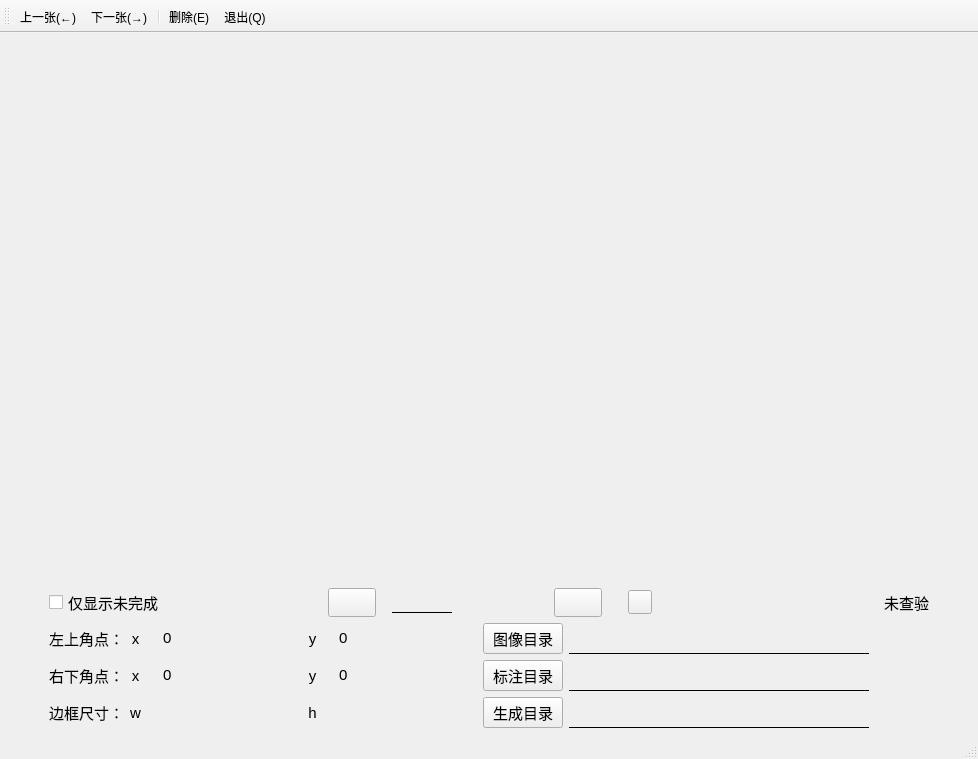
<?xml version="1.0" encoding="UTF-8"?>
<ui version="4.0">
 <class>MainWindow</class>
 <widget class="QMainWindow" name="MainWindow">
  <property name="geometry">
   <rect>
    <x>0</x>
    <y>0</y>
    <width>978</width>
    <height>756</height>
   </rect>
  </property>
  <property name="windowTitle">
   <string>MainWindow</string>
  </property>
  <widget class="QWidget" name="centralwidget">
   <layout class="QVBoxLayout" name="verticalLayout" stretch="1,0,0,0">
    <item>
     <widget class="QLabel" name="label_Image">
      <property name="sizePolicy">
       <sizepolicy hsizetype="Fixed" vsizetype="Fixed">
        <horstretch>0</horstretch>
        <verstretch>0</verstretch>
       </sizepolicy>
      </property>
      <property name="minimumSize">
       <size>
        <width>960</width>
        <height>540</height>
       </size>
      </property>
      <property name="maximumSize">
       <size>
        <width>960</width>
        <height>540</height>
       </size>
      </property>
      <property name="text">
       <string/>
      </property>
     </widget>
    </item>
    <item>
     <spacer name="verticalSpacer">
      <property name="orientation">
       <enum>Qt::Vertical</enum>
      </property>
      <property name="sizeHint" stdset="0">
       <size>
        <width>20</width>
        <height>40</height>
       </size>
      </property>
     </spacer>
    </item>
    <item>
     <layout class="QHBoxLayout" name="horizontalLayout">
      <item>
       <spacer name="horizontalSpacer_4">
        <property name="orientation">
         <enum>Qt::Horizontal</enum>
        </property>
        <property name="sizeType">
         <enum>QSizePolicy::Fixed</enum>
        </property>
        <property name="sizeHint" stdset="0">
         <size>
          <width>40</width>
          <height>20</height>
         </size>
        </property>
       </spacer>
      </item>
      <item>
       <widget class="QCheckBox" name="checkBox_Undone">
        <property name="font">
         <font>
          <pointsize>11</pointsize>
         </font>
        </property>
        <property name="text">
         <string>仅显示未完成</string>
        </property>
       </widget>
      </item>
      <item>
       <spacer name="horizontalSpacer_3">
        <property name="orientation">
         <enum>Qt::Horizontal</enum>
        </property>
        <property name="sizeHint" stdset="0">
         <size>
          <width>40</width>
          <height>20</height>
         </size>
        </property>
       </spacer>
      </item>
      <item>
       <widget class="QPushButton" name="pushButton_prior">
        <property name="sizePolicy">
         <sizepolicy hsizetype="Preferred" vsizetype="Minimum">
          <horstretch>0</horstretch>
          <verstretch>0</verstretch>
         </sizepolicy>
        </property>
        <property name="minimumSize">
         <size>
          <width>0</width>
          <height>20</height>
         </size>
        </property>
        <property name="font">
         <font>
          <pointsize>11</pointsize>
         </font>
        </property>
        <property name="focusPolicy">
         <enum>Qt::NoFocus</enum>
        </property>
        <property name="styleSheet">
         <string notr="true">border-image: url(:/Icons/Resources/fast_backward_170px_1201057_easyicon.net.png);</string>
        </property>
        <property name="text">
         <string/>
        </property>
       </widget>
      </item>
      <item>
       <spacer name="horizontalSpacer_5">
        <property name="orientation">
         <enum>Qt::Horizontal</enum>
        </property>
        <property name="sizeType">
         <enum>QSizePolicy::Fixed</enum>
        </property>
        <property name="sizeHint" stdset="0">
         <size>
          <width>10</width>
          <height>20</height>
         </size>
        </property>
       </spacer>
      </item>
      <item>
       <widget class="QLineEdit" name="lineEdit_present_page">
        <property name="maximumSize">
         <size>
          <width>60</width>
          <height>16777215</height>
         </size>
        </property>
        <property name="font">
         <font>
          <pointsize>11</pointsize>
         </font>
        </property>
        <property name="styleSheet">
         <string notr="true">border:none;
background:transparent;
border-style:solid;
border-bottom-width:1px;
border-top-width:0px;
border-right-width:0px;
border-left-width:0px;</string>
        </property>
        <property name="alignment">
         <set>Qt::AlignCenter</set>
        </property>
       </widget>
      </item>
      <item>
       <widget class="QLabel" name="label_page">
        <property name="minimumSize">
         <size>
          <width>80</width>
          <height>0</height>
         </size>
        </property>
        <property name="font">
         <font>
          <pointsize>11</pointsize>
         </font>
        </property>
        <property name="text">
         <string/>
        </property>
        <property name="alignment">
         <set>Qt::AlignCenter</set>
        </property>
       </widget>
      </item>
      <item>
       <spacer name="horizontalSpacer_6">
        <property name="orientation">
         <enum>Qt::Horizontal</enum>
        </property>
        <property name="sizeType">
         <enum>QSizePolicy::Fixed</enum>
        </property>
        <property name="sizeHint" stdset="0">
         <size>
          <width>10</width>
          <height>20</height>
         </size>
        </property>
       </spacer>
      </item>
      <item>
       <widget class="QPushButton" name="pushButton_next">
        <property name="sizePolicy">
         <sizepolicy hsizetype="Preferred" vsizetype="Minimum">
          <horstretch>0</horstretch>
          <verstretch>0</verstretch>
         </sizepolicy>
        </property>
        <property name="minimumSize">
         <size>
          <width>0</width>
          <height>20</height>
         </size>
        </property>
        <property name="font">
         <font>
          <pointsize>11</pointsize>
         </font>
        </property>
        <property name="focusPolicy">
         <enum>Qt::NoFocus</enum>
        </property>
        <property name="styleSheet">
         <string notr="true">border-image: url(:/Icons/Resources/fast_forward_170px_1201057_easyicon.net.png);</string>
        </property>
        <property name="text">
         <string/>
        </property>
       </widget>
      </item>
      <item>
       <spacer name="horizontalSpacer_10">
        <property name="orientation">
         <enum>Qt::Horizontal</enum>
        </property>
        <property name="sizeType">
         <enum>QSizePolicy::Fixed</enum>
        </property>
        <property name="sizeHint" stdset="0">
         <size>
          <width>20</width>
          <height>20</height>
         </size>
        </property>
       </spacer>
      </item>
      <item>
       <widget class="QPushButton" name="pushButton_Checked">
        <property name="sizePolicy">
         <sizepolicy hsizetype="Fixed" vsizetype="Fixed">
          <horstretch>0</horstretch>
          <verstretch>0</verstretch>
         </sizepolicy>
        </property>
        <property name="minimumSize">
         <size>
          <width>24</width>
          <height>24</height>
         </size>
        </property>
        <property name="maximumSize">
         <size>
          <width>24</width>
          <height>24</height>
         </size>
        </property>
        <property name="styleSheet">
         <string notr="true">border-image: url(:/Icons/Resources/ok_291px_1211043_easyicon.net.png);</string>
        </property>
        <property name="text">
         <string/>
        </property>
       </widget>
      </item>
      <item>
       <spacer name="horizontalSpacer_11">
        <property name="orientation">
         <enum>Qt::Horizontal</enum>
        </property>
        <property name="sizeType">
         <enum>QSizePolicy::Fixed</enum>
        </property>
        <property name="sizeHint" stdset="0">
         <size>
          <width>200</width>
          <height>20</height>
         </size>
        </property>
       </spacer>
      </item>
      <item>
       <widget class="QLabel" name="label_isCheckImage">
        <property name="sizePolicy">
         <sizepolicy hsizetype="Fixed" vsizetype="Fixed">
          <horstretch>0</horstretch>
          <verstretch>0</verstretch>
         </sizepolicy>
        </property>
        <property name="minimumSize">
         <size>
          <width>20</width>
          <height>20</height>
         </size>
        </property>
        <property name="maximumSize">
         <size>
          <width>20</width>
          <height>20</height>
         </size>
        </property>
        <property name="styleSheet">
         <string notr="true">border-image: url(:/Icons/Resources/close_600px_1181428_easyicon.net.png);</string>
        </property>
        <property name="text">
         <string/>
        </property>
       </widget>
      </item>
      <item>
       <widget class="QLabel" name="label_isCheck">
        <property name="font">
         <font>
          <pointsize>11</pointsize>
         </font>
        </property>
        <property name="text">
         <string>未查验</string>
        </property>
       </widget>
      </item>
      <item>
       <spacer name="horizontalSpacer_9">
        <property name="orientation">
         <enum>Qt::Horizontal</enum>
        </property>
        <property name="sizeType">
         <enum>QSizePolicy::Fixed</enum>
        </property>
        <property name="sizeHint" stdset="0">
         <size>
          <width>40</width>
          <height>20</height>
         </size>
        </property>
       </spacer>
      </item>
     </layout>
    </item>
    <item>
     <layout class="QGridLayout" name="gridLayout">
      <item row="0" column="6">
       <widget class="QLabel" name="label_tl_4">
        <property name="font">
         <font>
          <pointsize>11</pointsize>
         </font>
        </property>
        <property name="text">
         <string>y</string>
        </property>
        <property name="alignment">
         <set>Qt::AlignCenter</set>
        </property>
       </widget>
      </item>
      <item row="1" column="6">
       <widget class="QLabel" name="label_tl_2">
        <property name="font">
         <font>
          <pointsize>11</pointsize>
         </font>
        </property>
        <property name="text">
         <string>y</string>
        </property>
        <property name="alignment">
         <set>Qt::AlignCenter</set>
        </property>
       </widget>
      </item>
      <item row="0" column="10">
       <widget class="QLabel" name="label_path_image">
        <property name="sizePolicy">
         <sizepolicy hsizetype="Expanding" vsizetype="Preferred">
          <horstretch>0</horstretch>
          <verstretch>0</verstretch>
         </sizepolicy>
        </property>
        <property name="minimumSize">
         <size>
          <width>300</width>
          <height>0</height>
         </size>
        </property>
        <property name="font">
         <font>
          <pointsize>9</pointsize>
         </font>
        </property>
        <property name="styleSheet">
         <string notr="true">background:transparent;
border-style:solid;
border-bottom-width:1px;
border-top-width:0px;
border-right-width:0px;
border-left-width:0px;</string>
        </property>
        <property name="text">
         <string/>
        </property>
       </widget>
      </item>
      <item row="1" column="9">
       <widget class="QPushButton" name="pushButton_Labelling">
        <property name="font">
         <font>
          <pointsize>11</pointsize>
         </font>
        </property>
        <property name="focusPolicy">
         <enum>Qt::NoFocus</enum>
        </property>
        <property name="text">
         <string>标注目录</string>
        </property>
       </widget>
      </item>
      <item row="0" column="2">
       <widget class="QLabel" name="label_tl_3">
        <property name="font">
         <font>
          <pointsize>11</pointsize>
         </font>
        </property>
        <property name="text">
         <string>x</string>
        </property>
        <property name="alignment">
         <set>Qt::AlignCenter</set>
        </property>
       </widget>
      </item>
      <item row="2" column="9">
       <widget class="QPushButton" name="pushButton_Generate">
        <property name="font">
         <font>
          <pointsize>11</pointsize>
         </font>
        </property>
        <property name="focusPolicy">
         <enum>Qt::NoFocus</enum>
        </property>
        <property name="text">
         <string>生成目录</string>
        </property>
       </widget>
      </item>
      <item row="2" column="1">
       <widget class="QLabel" name="label_size">
        <property name="font">
         <font>
          <pointsize>11</pointsize>
         </font>
        </property>
        <property name="text">
         <string>边框尺寸：</string>
        </property>
        <property name="alignment">
         <set>Qt::AlignCenter</set>
        </property>
       </widget>
      </item>
      <item row="1" column="0">
       <spacer name="horizontalSpacer">
        <property name="orientation">
         <enum>Qt::Horizontal</enum>
        </property>
        <property name="sizeType">
         <enum>QSizePolicy::Fixed</enum>
        </property>
        <property name="sizeHint" stdset="0">
         <size>
          <width>40</width>
          <height>20</height>
         </size>
        </property>
       </spacer>
      </item>
      <item row="2" column="6">
       <widget class="QLabel" name="label_tl_7">
        <property name="font">
         <font>
          <pointsize>11</pointsize>
         </font>
        </property>
        <property name="text">
         <string>h</string>
        </property>
        <property name="alignment">
         <set>Qt::AlignCenter</set>
        </property>
       </widget>
      </item>
      <item row="1" column="11">
       <spacer name="horizontalSpacer_2">
        <property name="orientation">
         <enum>Qt::Horizontal</enum>
        </property>
        <property name="sizeType">
         <enum>QSizePolicy::Expanding</enum>
        </property>
        <property name="sizeHint" stdset="0">
         <size>
          <width>80</width>
          <height>20</height>
         </size>
        </property>
       </spacer>
      </item>
      <item row="1" column="10">
       <widget class="QLabel" name="label_path_annotation">
        <property name="sizePolicy">
         <sizepolicy hsizetype="Expanding" vsizetype="Preferred">
          <horstretch>0</horstretch>
          <verstretch>0</verstretch>
         </sizepolicy>
        </property>
        <property name="minimumSize">
         <size>
          <width>300</width>
          <height>0</height>
         </size>
        </property>
        <property name="font">
         <font>
          <pointsize>9</pointsize>
         </font>
        </property>
        <property name="styleSheet">
         <string notr="true">background:transparent;
border-style:solid;
border-bottom-width:1px;
border-top-width:0px;
border-right-width:0px;
border-left-width:0px;</string>
        </property>
        <property name="text">
         <string/>
        </property>
       </widget>
      </item>
      <item row="1" column="1">
       <widget class="QLabel" name="label_br">
        <property name="font">
         <font>
          <pointsize>11</pointsize>
         </font>
        </property>
        <property name="text">
         <string>右下角点：</string>
        </property>
        <property name="alignment">
         <set>Qt::AlignCenter</set>
        </property>
       </widget>
      </item>
      <item row="2" column="2">
       <widget class="QLabel" name="label_tl_6">
        <property name="font">
         <font>
          <pointsize>11</pointsize>
         </font>
        </property>
        <property name="text">
         <string>w</string>
        </property>
        <property name="alignment">
         <set>Qt::AlignCenter</set>
        </property>
       </widget>
      </item>
      <item row="1" column="2">
       <widget class="QLabel" name="label_tl_5">
        <property name="font">
         <font>
          <pointsize>11</pointsize>
         </font>
        </property>
        <property name="text">
         <string>x</string>
        </property>
        <property name="alignment">
         <set>Qt::AlignCenter</set>
        </property>
       </widget>
      </item>
      <item row="0" column="1">
       <widget class="QLabel" name="label_tl">
        <property name="font">
         <font>
          <pointsize>11</pointsize>
         </font>
        </property>
        <property name="text">
         <string>左上角点：</string>
        </property>
        <property name="alignment">
         <set>Qt::AlignCenter</set>
        </property>
       </widget>
      </item>
      <item row="0" column="9">
       <widget class="QPushButton" name="pushButton_Image">
        <property name="font">
         <font>
          <pointsize>11</pointsize>
         </font>
        </property>
        <property name="focusPolicy">
         <enum>Qt::NoFocus</enum>
        </property>
        <property name="text">
         <string>图像目录</string>
        </property>
       </widget>
      </item>
      <item row="2" column="10">
       <widget class="QLabel" name="label_generate">
        <property name="sizePolicy">
         <sizepolicy hsizetype="Expanding" vsizetype="Preferred">
          <horstretch>0</horstretch>
          <verstretch>0</verstretch>
         </sizepolicy>
        </property>
        <property name="minimumSize">
         <size>
          <width>300</width>
          <height>0</height>
         </size>
        </property>
        <property name="font">
         <font>
          <pointsize>9</pointsize>
         </font>
        </property>
        <property name="styleSheet">
         <string notr="true">background:transparent;
border-style:solid;
border-bottom-width:1px;
border-top-width:0px;
border-right-width:0px;
border-left-width:0px;</string>
        </property>
        <property name="text">
         <string/>
        </property>
       </widget>
      </item>
      <item row="1" column="5">
       <spacer name="horizontalSpacer_7">
        <property name="orientation">
         <enum>Qt::Horizontal</enum>
        </property>
        <property name="sizeHint" stdset="0">
         <size>
          <width>40</width>
          <height>20</height>
         </size>
        </property>
       </spacer>
      </item>
      <item row="1" column="8">
       <spacer name="horizontalSpacer_8">
        <property name="orientation">
         <enum>Qt::Horizontal</enum>
        </property>
        <property name="sizeHint" stdset="0">
         <size>
          <width>40</width>
          <height>20</height>
         </size>
        </property>
       </spacer>
      </item>
      <item row="0" column="3">
       <widget class="QSpinBox" name="spinBox_tl_x">
        <property name="font">
         <font>
          <pointsize>11</pointsize>
         </font>
        </property>
        <property name="styleSheet">
         <string notr="true">border:none;
background:transparent;</string>
        </property>
        <property name="alignment">
         <set>Qt::AlignCenter</set>
        </property>
        <property name="minimum">
         <number>0</number>
        </property>
        <property name="maximum">
         <number>1920</number>
        </property>
        <property name="value">
         <number>0</number>
        </property>
       </widget>
      </item>
      <item row="1" column="3">
       <widget class="QSpinBox" name="spinBox_br_x">
        <property name="font">
         <font>
          <pointsize>11</pointsize>
         </font>
        </property>
        <property name="styleSheet">
         <string notr="true">border:none;
background:transparent;</string>
        </property>
        <property name="alignment">
         <set>Qt::AlignCenter</set>
        </property>
        <property name="minimum">
         <number>0</number>
        </property>
        <property name="maximum">
         <number>1920</number>
        </property>
        <property name="value">
         <number>0</number>
        </property>
       </widget>
      </item>
      <item row="1" column="7">
       <widget class="QSpinBox" name="spinBox_br_y">
        <property name="font">
         <font>
          <pointsize>11</pointsize>
         </font>
        </property>
        <property name="styleSheet">
         <string notr="true">border:none;
background:transparent;</string>
        </property>
        <property name="alignment">
         <set>Qt::AlignCenter</set>
        </property>
        <property name="minimum">
         <number>0</number>
        </property>
        <property name="maximum">
         <number>1080</number>
        </property>
        <property name="value">
         <number>0</number>
        </property>
       </widget>
      </item>
      <item row="0" column="7">
       <widget class="QSpinBox" name="spinBox_tl_y">
        <property name="font">
         <font>
          <pointsize>11</pointsize>
         </font>
        </property>
        <property name="styleSheet">
         <string notr="true">border:none;
background:transparent;</string>
        </property>
        <property name="alignment">
         <set>Qt::AlignCenter</set>
        </property>
        <property name="minimum">
         <number>0</number>
        </property>
        <property name="maximum">
         <number>1080</number>
        </property>
        <property name="value">
         <number>0</number>
        </property>
       </widget>
      </item>
      <item row="2" column="3">
       <widget class="QLabel" name="label_w">
        <property name="font">
         <font>
          <pointsize>11</pointsize>
         </font>
        </property>
        <property name="text">
         <string/>
        </property>
        <property name="alignment">
         <set>Qt::AlignCenter</set>
        </property>
       </widget>
      </item>
      <item row="2" column="7">
       <widget class="QLabel" name="label_h">
        <property name="font">
         <font>
          <pointsize>11</pointsize>
         </font>
        </property>
        <property name="text">
         <string/>
        </property>
        <property name="alignment">
         <set>Qt::AlignCenter</set>
        </property>
       </widget>
      </item>
     </layout>
    </item>
   </layout>
  </widget>
  <widget class="QMenuBar" name="menubar">
   <property name="geometry">
    <rect>
     <x>0</x>
     <y>0</y>
     <width>978</width>
     <height>23</height>
    </rect>
   </property>
  </widget>
  <widget class="QStatusBar" name="statusbar"/>
  <widget class="QToolBar" name="toolBar">
   <property name="windowTitle">
    <string>toolBar</string>
   </property>
   <attribute name="toolBarArea">
    <enum>TopToolBarArea</enum>
   </attribute>
   <attribute name="toolBarBreak">
    <bool>false</bool>
   </attribute>
   <addaction name="action_A"/>
   <addaction name="action_D"/>
   <addaction name="separator"/>
   <addaction name="action_E"/>
   <addaction name="action_Q"/>
  </widget>
  <action name="action_A">
   <property name="icon">
    <iconset resource="Labelling.qrc">
     <normaloff>:/Icons/Resources/backward_page_200px_1189181_easyicon.net.png</normaloff>:/Icons/Resources/backward_page_200px_1189181_easyicon.net.png</iconset>
   </property>
   <property name="text">
    <string>上一张(←)</string>
   </property>
   <property name="toolTip">
    <string>上一张(←)</string>
   </property>
   <property name="shortcut">
    <string>Left</string>
   </property>
  </action>
  <action name="action_D">
   <property name="icon">
    <iconset resource="Labelling.qrc">
     <normaloff>:/Icons/Resources/forward_page_200px_1189511_easyicon.net.png</normaloff>:/Icons/Resources/forward_page_200px_1189511_easyicon.net.png</iconset>
   </property>
   <property name="text">
    <string>下一张(→)</string>
   </property>
   <property name="toolTip">
    <string>下一张(→)</string>
   </property>
   <property name="shortcut">
    <string>Right</string>
   </property>
  </action>
  <action name="action_E">
   <property name="icon">
    <iconset resource="Labelling.qrc">
     <normaloff>:/Icons/Resources/delete_201px_1189401_easyicon.net.png</normaloff>:/Icons/Resources/delete_201px_1189401_easyicon.net.png</iconset>
   </property>
   <property name="text">
    <string>删除(E)</string>
   </property>
   <property name="toolTip">
    <string>删除(E)</string>
   </property>
   <property name="shortcut">
    <string>Ctrl+E</string>
   </property>
  </action>
  <action name="action_Q">
   <property name="icon">
    <iconset resource="Labelling.qrc">
     <normaloff>:/Icons/Resources/close_256px_1159854_easyicon.net.png</normaloff>:/Icons/Resources/close_256px_1159854_easyicon.net.png</iconset>
   </property>
   <property name="text">
    <string>退出(Q)</string>
   </property>
   <property name="shortcut">
    <string>Ctrl+Q</string>
   </property>
  </action>
 </widget>
 <tabstops>
  <tabstop>lineEdit_present_page</tabstop>
  <tabstop>pushButton_next</tabstop>
  <tabstop>pushButton_Generate</tabstop>
  <tabstop>pushButton_prior</tabstop>
  <tabstop>pushButton_Labelling</tabstop>
  <tabstop>pushButton_Image</tabstop>
 </tabstops>
 <resources>
  <include location="Labelling.qrc"/>
 </resources>
 <connections>
  <connection>
   <sender>action_Q</sender>
   <signal>triggered()</signal>
   <receiver>MainWindow</receiver>
   <slot>close()</slot>
   <hints>
    <hint type="sourcelabel">
     <x>-1</x>
     <y>-1</y>
    </hint>
    <hint type="destinationlabel">
     <x>399</x>
     <y>349</y>
    </hint>
   </hints>
  </connection>
 </connections>
</ui>
